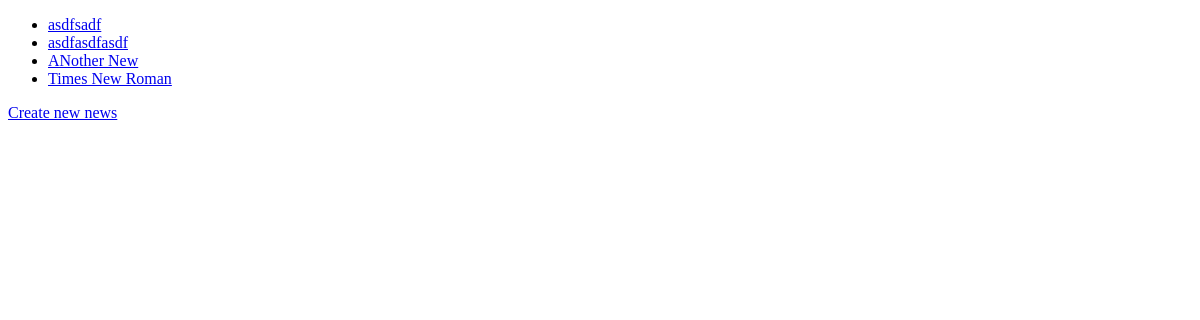
The page /news/ on the database as committed earlier.
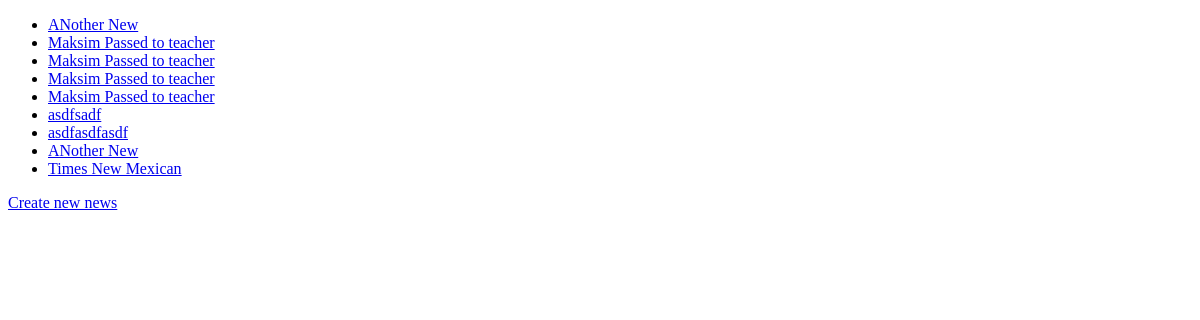
The same page on the database as committed later.
### news/models.py (models this page shows, shortened)
class New(models.Model):
    title = models.CharField(max_length=200)
    content = models.TextField()
    created_at = models.DateTimeField(auto_now_add=True)

### news/views.py (the view)
# urls.py: path('news/', include("news.urls")),
def news(request):
    data_news = New.objects.all().order_by("-created_at")
    return render(request, "news/news.html", {"news": data_news})

### news/templates/news/news.html (shortened to what this page needs)
{% extends 'news/base.html' %}
{% block 'content' %}
    <ul>
        {% for new in news %}
            <li>
                <a href="{% url 'detail' new.id %}">{{new.title}}</a>
            </li>
        {% endfor %}
    </ul>
    <a href="{% url 'create_new' %}">Create new news</a>
{% endblock %}

### news/templates/news/base.html (shortened to what this page needs)
<!DOCTYPE html>
<html lang="en">
<head>
</head>
<body>
    {% block 'content' %}
    {% endblock %}
</body>
</html>

Rows that differ between the two databases and show on the page:
added New: title "ANother New"
added New: title "Maksim Passed to teacher"
added New: title "Maksim Passed to teacher"
added New: title "Maksim Passed to teacher"
added New: title "Maksim Passed to teacher"
changed New: title "Times New Roman" → "Times New Mexican"
